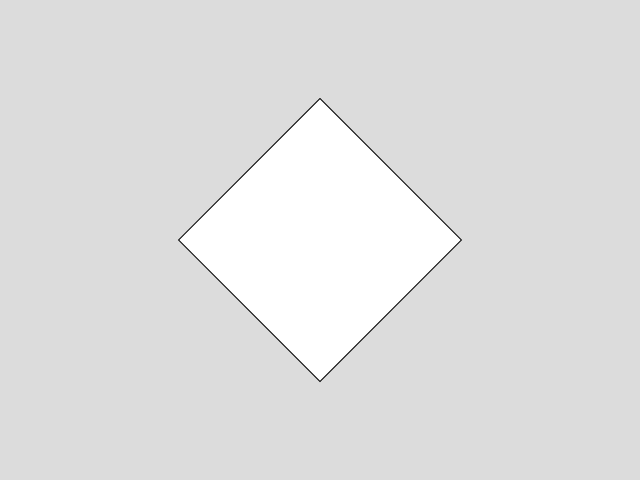
Frame 1 (no input)
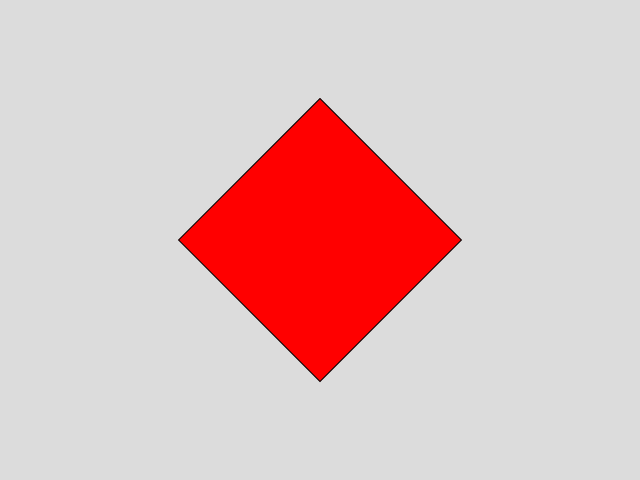
Frame 60 (no input)
Frame 120 (the mouse pressed at the canvas centre since frame 60): identical to frame 60, image omitted

The p5.js sketch that drew these frames (run headless with seeded random() and noise() and a simulated clock; from frame 60 on, the mouse is pressed at the canvas centre):

// p5.js sketch
// ── sketch.js
function setup() {
  createCanvas(640, 480);
}

function draw() {
  background(220);
  
  translate(width / 2, height / 2);
  
  let angle = PI / 4; 
  rotate(angle);
  
  rect(-100, -100, 200, 200);
  fill(255,0,0)
}
